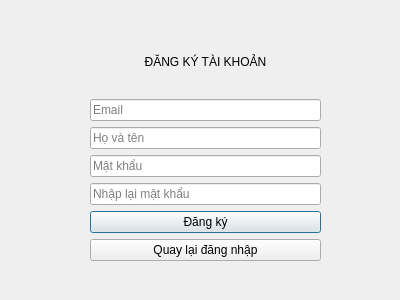
<?xml version="1.0" encoding="UTF-8"?>
<ui version="4.0">
 <class>SignupWindow</class>
 <widget class="QDialog" name="SignupWindow">
  <property name="geometry">
   <rect>
    <x>0</x>
    <y>0</y>
    <width>400</width>
    <height>300</height>
   </rect>
  </property>
  <property name="windowTitle">
   <string>Dialog</string>
  </property>
  <widget class="QWidget" name="verticalLayoutWidget">
   <property name="geometry">
    <rect>
     <x>90</x>
     <y>30</y>
     <width>231</width>
     <height>231</height>
    </rect>
   </property>
   <layout class="QVBoxLayout" name="verticalLayout">
    <item>
     <widget class="QLabel" name="label">
      <property name="text">
       <string>ĐĂNG KÝ TÀI KHOẢN</string>
      </property>
      <property name="alignment">
       <set>Qt::AlignmentFlag::AlignCenter</set>
      </property>
     </widget>
    </item>
    <item>
     <widget class="QLineEdit" name="emailEdit">
      <property name="placeholderText">
       <string>Email</string>
      </property>
     </widget>
    </item>
    <item>
     <widget class="QLineEdit" name="nameEdit">
      <property name="placeholderText">
       <string>Họ và tên</string>
      </property>
     </widget>
    </item>
    <item>
     <widget class="QLineEdit" name="passwordEdit">
      <property name="placeholderText">
       <string>Mật khẩu</string>
      </property>
     </widget>
    </item>
    <item>
     <widget class="QLineEdit" name="confirmPasswordEdit">
      <property name="placeholderText">
       <string>Nhập lại mật khẩu</string>
      </property>
     </widget>
    </item>
    <item>
     <widget class="QPushButton" name="signupButton">
      <property name="text">
       <string>Đăng ký</string>
      </property>
     </widget>
    </item>
    <item>
     <widget class="QPushButton" name="backButton">
      <property name="text">
       <string>Quay lại đăng nhập</string>
      </property>
     </widget>
    </item>
   </layout>
  </widget>
 </widget>
 <resources/>
 <connections/>
</ui>
